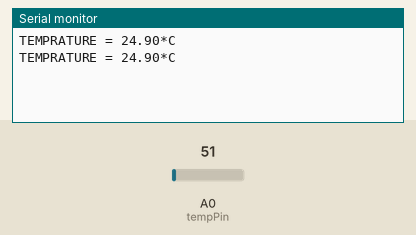
A sketch run on a simulated Arduino Uno, built with avr-gcc and run on an emulated ATmega328P. Parts: the last lines printed to the serial monitor. The inputs (shaded band) are chosen by the test bench; at power-on: A0 (tempPin) = 51.

Above: at 1.8 s.
1.9 s: A0 (tempPin) set to 61
At 2.8 s:
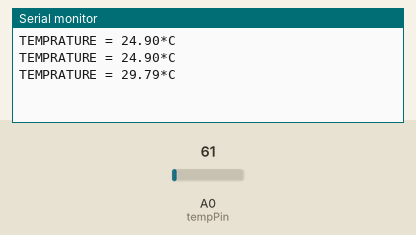
3.4 s: A0 (tempPin) set to 71
At 4.8 s:
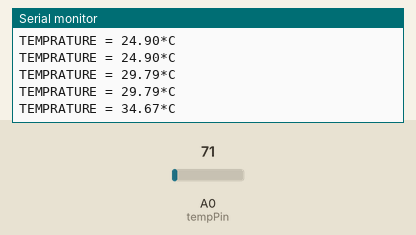
Timing chart, 0 to 6.4 s (numbered marks = the images above; inputs shaded):
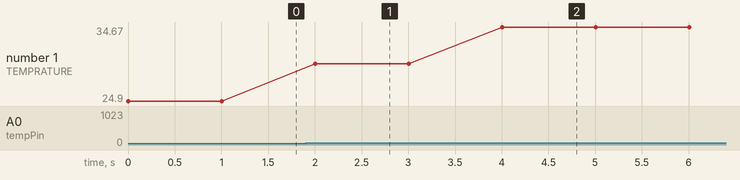

The sketch:

Temperature_LM35.ino
```cpp
/* Arduino code for displaying LM35
Temprature sensor reading on the serial monitor */

// connect OUT pin of sensor module to A0 of SPduino
const int tempPin = A0;

// initialize the required variables
int temp = 0;
float cel = 0;

void setup()
{
  // set A0 as an INPUT pin
  pinMode(tempPin, INPUT);
  // begin serial communication
  Serial.begin(9600);
}

void loop()
{
  // Get the temprature reading and store it in a variable
  temp = analogRead(A0);

  // convert sensor reading into degrees celsius
  float cel = (temp/1024.0)*500;

  // print the calculated value on the serial monitor
  Serial.print("TEMPRATURE = ");
  Serial.print(cel);
  Serial.println("*C");
  delay(1000);
}
```

Measured:
- after the input at 1.9 s, the serial monitor: prints a new line after 0.10 s (image 1)
- after the input at 3.4 s, the serial monitor: prints a new line after 0.60 s (image 2)
- plotted number 1: 24.9 → 29.79 after the input at 1.9 s, 29.79 → 34.67 after the input at 3.4 s
